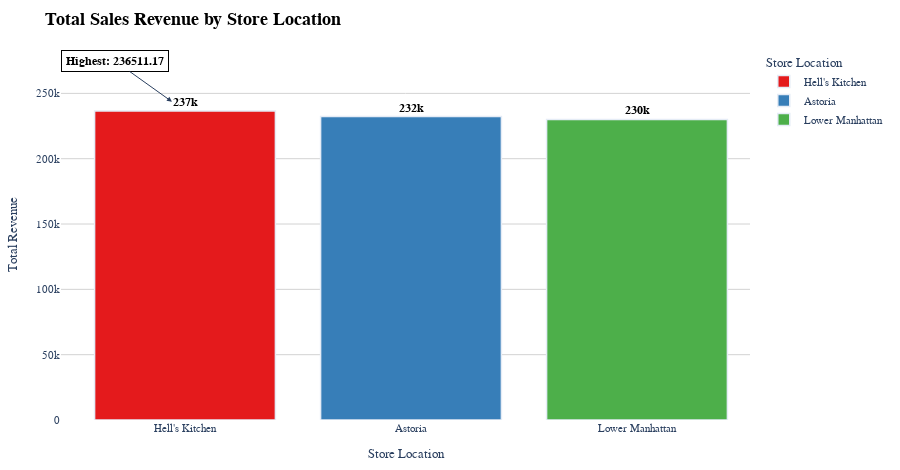

Notebook source saved alongside this figure:
### Code cell
# Creating a bar chart to visualize total sales revenue by store location
fig_revenue = px.bar(total_revenue_by_store, 
                     x='store_location', 
                     y='total_revenue', 
                     title='Total Sales Revenue by Store Location', 
                     labels={'store_location': 'Store Location', 'total_revenue': 'Total Revenue'},
                     text='total_revenue', 
                     color='store_location',  
                     color_discrete_sequence=px.colors.qualitative.Set1)  # Set1 color palette

# Find the store with the highest revenue
max_revenue_row = total_revenue_by_store.loc[total_revenue_by_store['total_revenue'].idxmax()]
max_revenue = max_revenue_row['total_revenue']
max_revenue_location = max_revenue_row['store_location']

# Add annotation with an arrow pointing to the highest bar
fig_revenue.add_annotation(
    x=max_revenue_location, 
    y=max_revenue, 
    text=f"Highest: {max_revenue:.2f}",
    showarrow=True,
    arrowhead=2,  
    arrowsize=1, 
    ax=-70,  
    ay=-50,  
    font=dict(size=12, color='black', family='Arial', weight='bold'),
    bgcolor='white',
    borderpad=4,
    bordercolor='black',
    standoff=16
    
)

# Updating layout for better visibility and professional finish
fig_revenue.update_layout(
    title_text='<b>Total Sales Revenue by Store Location</b>',
    title_font=dict(size=18, family='Arial', color='black'),
    font=dict(size=11, family='Arial'),
    height=470,
    plot_bgcolor='white',
    margin=dict(t=50, b=50, l=50, r=50),
    
    yaxis=dict(
        title='Total Revenue',
        showgrid=True,
        gridcolor='lightgray',  # Light gridlines for readability
    )
)

# Adjust text visibility and bar appearance
fig_revenue.update_traces(
    texttemplate='%{text:.3s}',  # Format text on bars
    textposition='outside',      # Position text outside for better visibility
    marker_line_width=1.5,       # Add subtle borders for bars
    textfont=dict(size=12, color='black', family='Arial', weight='bold'),  # Make text bold and more visible
)

# Show the plot
fig_revenue.show()

### Figure 1 — Plotly figure (JSON) as saved in the notebook; plotly's stock layout.template omitted (floating-point values rounded to 4 significant figures)
{"data": [{"alignmentgroup": "True", "hovertemplate": "Store Location=%{x}<br>Total Revenue=%{text}<extra></extra>", "legendgroup": "Hell's Kitchen", "marker": {"color": "rgb(228,26,28)", "line": {"width": 1.5}, "pattern": {"shape": ""}}, "name": "Hell's Kitchen", "offsetgroup": "Hell's Kitchen", "orientation": "v", "showlegend": true, "text": [236500.0], "textfont": {"color": "black", "family": "Arial", "size": 12, "weight": "bold"}, "textposition": "outside", "texttemplate": "%{text:.3s}", "type": "bar", "x": ["Hell's Kitchen"], "xaxis": "x", "y": [236500.0], "yaxis": "y"}, {"alignmentgroup": "True", "hovertemplate": "Store Location=%{x}<br>Total Revenue=%{text}<extra></extra>", "legendgroup": "Astoria", "marker": {"color": "rgb(55,126,184)", "line": {"width": 1.5}, "pattern": {"shape": ""}}, "name": "Astoria", "offsetgroup": "Astoria", "orientation": "v", "showlegend": true, "text": [232200.0], "textfont": {"color": "black", "family": "Arial", "size": 12, "weight": "bold"}, "textposition": "outside", "texttemplate": "%{text:.3s}", "type": "bar", "x": ["Astoria"], "xaxis": "x", "y": [232200.0], "yaxis": "y"}, {"alignmentgroup": "True", "hovertemplate": "Store Location=%{x}<br>Total Revenue=%{text}<extra></extra>", "legendgroup": "Lower Manhattan", "marker": {"color": "rgb(77,175,74)", "line": {"width": 1.5}, "pattern": {"shape": ""}}, "name": "Lower Manhattan", "offsetgroup": "Lower Manhattan", "orientation": "v", "showlegend": true, "text": [230100.0], "textfont": {"color": "black", "family": "Arial", "size": 12, "weight": "bold"}, "textposition": "outside", "texttemplate": "%{text:.3s}", "type": "bar", "x": ["Lower Manhattan"], "xaxis": "x", "y": [230100.0], "yaxis": "y"}], "layout": {"annotations": [{"arrowhead": 2, "arrowsize": 1, "ax": -70, "ay": -50, "bgcolor": "white", "bordercolor": "black", "borderpad": 4, "font": {"color": "black", "family": "Arial", "size": 12, "weight": "bold"}, "showarrow": true, "standoff": 16, "text": "Highest: 236511.17", "x": "Hell's Kitchen", "y": 236500.0}], "barmode": "relative", "font": {"family": "Arial", "size": 11}, "height": 470, "legend": {"title": {"text": "Store Location"}, "tracegroupgap": 0}, "margin": {"b": 50, "l": 50, "r": 50, "t": 50}, "plot_bgcolor": "white", "title": {"font": {"color": "black", "family": "Arial", "size": 18}, "text": "<b>Total Sales Revenue by Store Location</b>"}, "xaxis": {"anchor": "y", "categoryarray": ["Hell's Kitchen", "Astoria", "Lower Manhattan"], "categoryorder": "array", "domain": [0, 1], "title": {"text": "Store Location"}}, "yaxis": {"anchor": "x", "domain": [0, 1], "gridcolor": "lightgray", "showgrid": true, "title": {"text": "Total Revenue"}}}}
